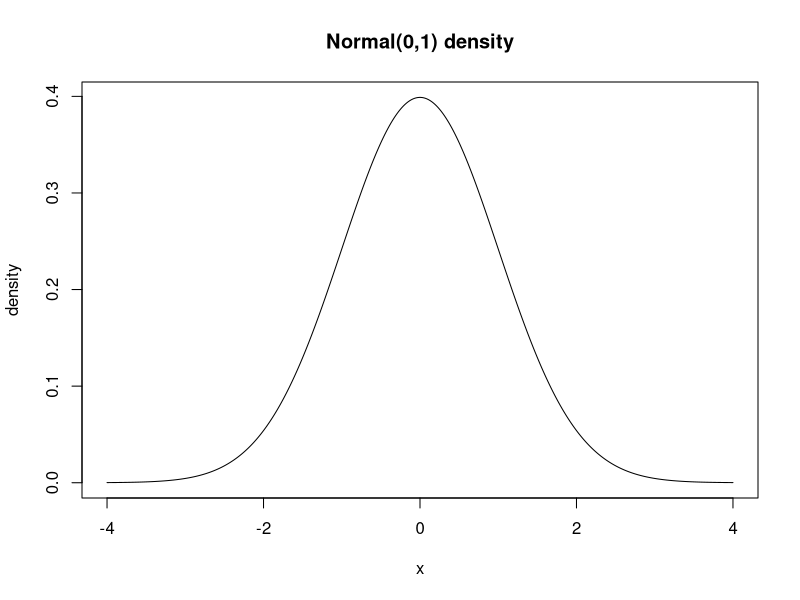
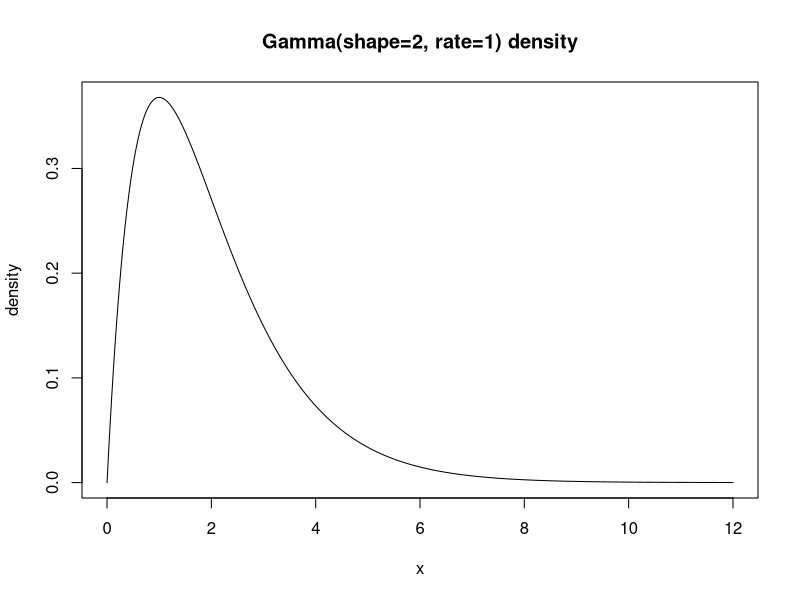
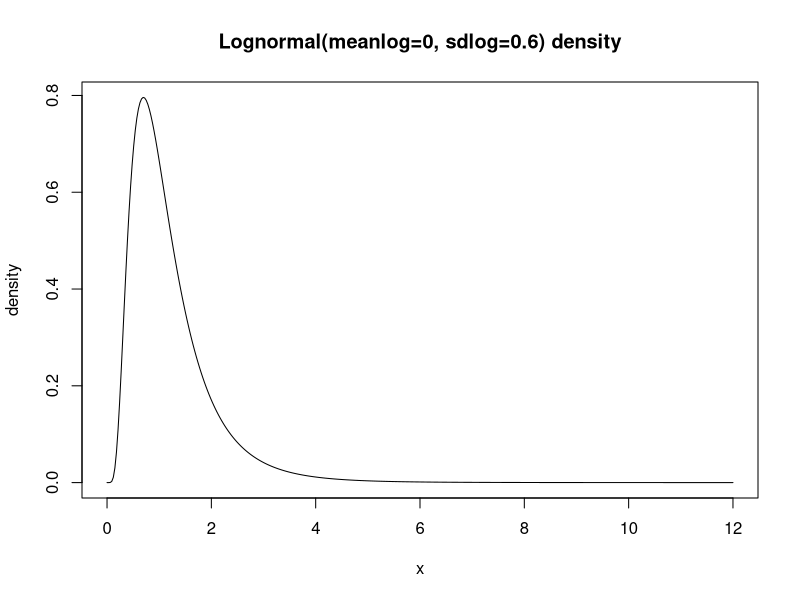

Reproduce these figures in R, in order.
## ----setup, include=FALSE-----------------------------------------------------
knitr::opts_chunk$set(
  collapse = TRUE,
  comment = "#>",
  message = FALSE,
  warning = FALSE,
  fig.width = 7,
  fig.height = 4.5
)
set.seed(1)

## -----------------------------------------------------------------------------
knitr::kable(
  data.frame(
    kernel = c("normal", "gamma", "lognormal", "cauchy", "laplace", "invgauss", "amoroso"),
    typical_parameters = c(
      "mean, sd",
      "shape, rate",
      "meanlog, sdlog",
      "location, scale",
      "location, scale",
      "mean, shape",
      "location/scale/shape (family-specific)"
    )
  ),
  caption = "Common bulk kernels (names may vary by version)"
)

## ----eval=FALSE---------------------------------------------------------------
# bundle <- build_nimble_bundle(
#   y = y,
#   backend = "sb",      # or "crp"
#   kernel  = "lognormal",
#   GPD     = TRUE,
#   components = 6,
#   mcmc = list(niter = 500, nburnin = 100, thin = 2, nchains = 1, seed = 1)
# )

## -----------------------------------------------------------------------------
x <- seq(-4, 4, length.out = 400)
plot(x, dnorm(x, mean = 0, sd = 1), type = "l", xlab = "x", ylab = "density", main = "Normal(0,1) density")

## -----------------------------------------------------------------------------
x <- seq(0, 12, length.out = 400)
plot(x, dgamma(x, shape = 2, rate = 1), type = "l", xlab = "x", ylab = "density", main = "Gamma(shape=2, rate=1) density")

## -----------------------------------------------------------------------------
x <- seq(0, 12, length.out = 400)
plot(x, dlnorm(x, meanlog = 0, sdlog = 0.6), type = "l", xlab = "x", ylab = "density", main = "Lognormal(meanlog=0, sdlog=0.6) density")

## ----sessioninfo, include=FALSE-----------------------------------------------
sessionInfo()
